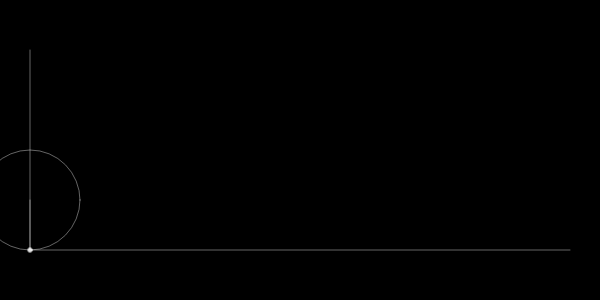
Frame 1 (no input)
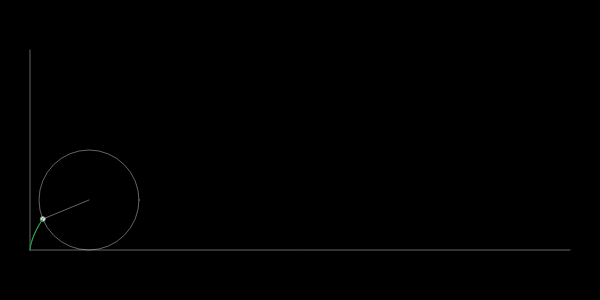
Frame 60 (no input)
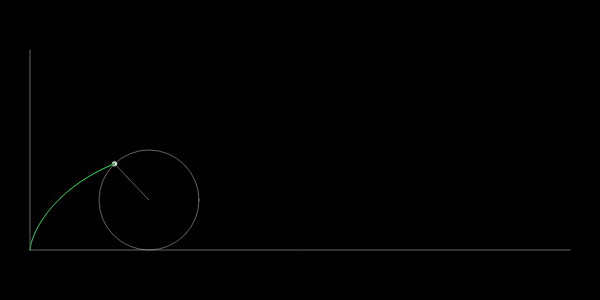
Frame 120 (the mouse pressed at the canvas centre since frame 60)

The p5.js sketch that drew these frames (run headless with seeded random() and noise() and a simulated clock; from frame 60 on, the mouse is pressed at the canvas centre):

// p5.js sketch
// ── sketch.js
// Cicloides

let apath = [];
let bpath = [];
let cpath = [];
let radius = 50;
let angle = 0;
let offset = 10;

let yoffset = 50;
let xoffset = 30;

let slider;


function setup() {
  createCanvas(600, 300);
  slider = createSlider(0, 20, 0);
}

function draw() {
  background(0);

  offset = slider.value();

  // Eje X
  stroke(255, 100);
  line(xoffset, height - yoffset, width - xoffset, height - yoffset);
  line(xoffset, yoffset, xoffset, height- yoffset);

  // Circulo
  let x = map(angle, 0, TWO_PI, xoffset, xoffset + radius * TWO_PI);
  noFill();
  ellipse(x, height - yoffset - radius, radius * 2);

  // Punto
  fill(255, 100);

  let apointx = x + cos(angle + HALF_PI) * (radius - offset);
  let apointy = height - yoffset - radius + sin(angle + HALF_PI) * (radius - offset);

  let bpointx = x + cos(angle + HALF_PI) * radius;
  let bpointy = height - yoffset - radius + sin(angle + HALF_PI) * radius;

  let cpointx = x + cos(angle + HALF_PI) * (radius + offset);
  let cpointy = height - yoffset - radius + sin(angle + HALF_PI) * (radius + offset);

  ellipse(apointx, apointy, 3);
  ellipse(bpointx, bpointy, 5);
  ellipse(cpointx, cpointy, 3);
  line(cpointx, cpointy, x, height - yoffset - radius);

  apath.push(createVector(apointx, apointy));
  bpath.push(createVector(bpointx, bpointy));
  cpath.push(createVector(cpointx, cpointy));

  // Caminos
  noFill();

  stroke(255, 0, 0);
  beginShape();
  for (let v of apath) {
    vertex(v.x, v.y);
  }
  endShape();

  stroke(0, 0, 255);
  beginShape();
  for (let v of bpath) {
    vertex(v.x, v.y);
  }
  endShape();

  stroke(0, 255, 0);
  beginShape();
  for (let v of cpath) {
    vertex(v.x, v.y);
  }
  endShape();


  angle += 0.02;
  if (x + radius > width - xoffset) {
    angle = 0;
    apath = [];
    bpath = [];
    cpath = [];
  }
}
